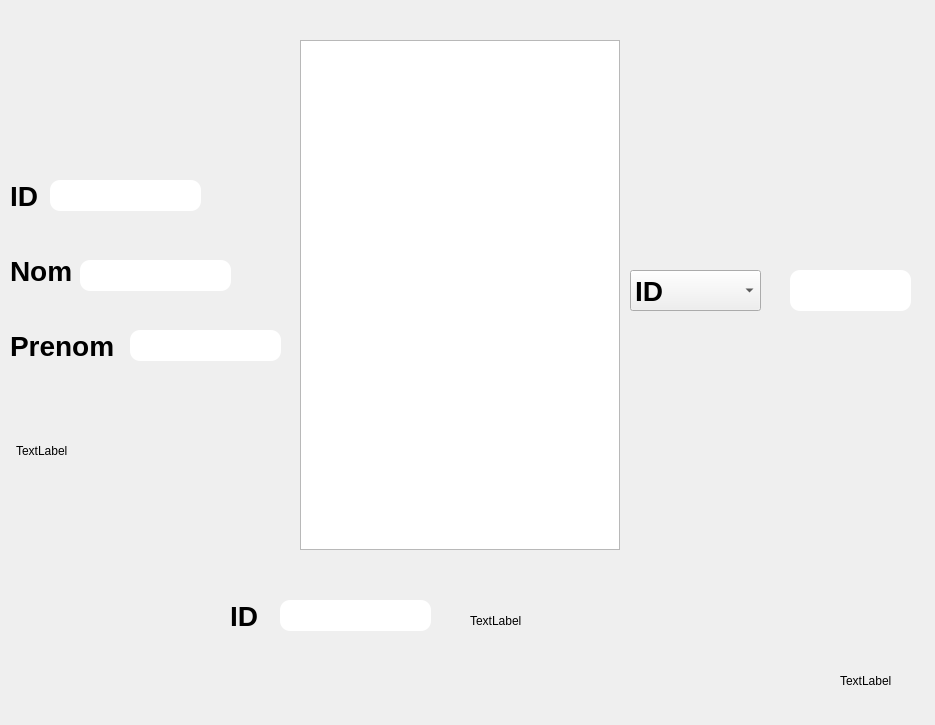
<?xml version="1.0" encoding="UTF-8"?>
<ui version="4.0">
 <class>perso</class>
 <widget class="QDialog" name="perso">
  <property name="geometry">
   <rect>
    <x>0</x>
    <y>0</y>
    <width>935</width>
    <height>725</height>
   </rect>
  </property>
  <property name="windowTitle">
   <string>Dialog</string>
  </property>
  <widget class="QLabel" name="label_pic0">
   <property name="geometry">
    <rect>
     <x>0</x>
     <y>0</y>
     <width>935</width>
     <height>725</height>
    </rect>
   </property>
   <property name="text">
    <string/>
   </property>
  </widget>
  <widget class="QPushButton" name="pushButton">
   <property name="geometry">
    <rect>
     <x>850</x>
     <y>640</y>
     <width>81</width>
     <height>81</height>
    </rect>
   </property>
   <property name="text">
    <string/>
   </property>
   <property name="flat">
    <bool>true</bool>
   </property>
  </widget>
  <widget class="QLabel" name="label_5">
   <property name="geometry">
    <rect>
     <x>840</x>
     <y>640</y>
     <width>161</width>
     <height>81</height>
    </rect>
   </property>
   <property name="text">
    <string>TextLabel</string>
   </property>
  </widget>
  <widget class="QLineEdit" name="lineEdit_id">
   <property name="geometry">
    <rect>
     <x>50</x>
     <y>180</y>
     <width>151</width>
     <height>31</height>
    </rect>
   </property>
   <property name="styleSheet">
    <string notr="true">border-radius : 10px;</string>
   </property>
  </widget>
  <widget class="QLineEdit" name="lineEdit_prenom">
   <property name="geometry">
    <rect>
     <x>130</x>
     <y>330</y>
     <width>151</width>
     <height>31</height>
    </rect>
   </property>
   <property name="styleSheet">
    <string notr="true">border-radius : 10px;</string>
   </property>
  </widget>
  <widget class="QLabel" name="label_4">
   <property name="geometry">
    <rect>
     <x>10</x>
     <y>330</y>
     <width>111</width>
     <height>31</height>
    </rect>
   </property>
   <property name="font">
    <font>
     <pointsize>21</pointsize>
     <weight>75</weight>
     <bold>true</bold>
    </font>
   </property>
   <property name="text">
    <string>Prenom</string>
   </property>
  </widget>
  <widget class="QLineEdit" name="lineEdit_nom">
   <property name="geometry">
    <rect>
     <x>80</x>
     <y>260</y>
     <width>151</width>
     <height>31</height>
    </rect>
   </property>
   <property name="styleSheet">
    <string notr="true">border-radius : 10px;</string>
   </property>
  </widget>
  <widget class="QLabel" name="label_2">
   <property name="geometry">
    <rect>
     <x>10</x>
     <y>170</y>
     <width>41</width>
     <height>51</height>
    </rect>
   </property>
   <property name="font">
    <font>
     <pointsize>21</pointsize>
     <weight>75</weight>
     <bold>true</bold>
    </font>
   </property>
   <property name="text">
    <string>ID</string>
   </property>
  </widget>
  <widget class="QLabel" name="label_3">
   <property name="geometry">
    <rect>
     <x>10</x>
     <y>250</y>
     <width>71</width>
     <height>41</height>
    </rect>
   </property>
   <property name="font">
    <font>
     <pointsize>21</pointsize>
     <weight>75</weight>
     <bold>true</bold>
    </font>
   </property>
   <property name="text">
    <string>Nom</string>
   </property>
  </widget>
  <widget class="QPushButton" name="ajouter">
   <property name="geometry">
    <rect>
     <x>40</x>
     <y>420</y>
     <width>91</width>
     <height>61</height>
    </rect>
   </property>
   <property name="text">
    <string/>
   </property>
   <property name="flat">
    <bool>true</bool>
   </property>
  </widget>
  <widget class="QLabel" name="label_add">
   <property name="geometry">
    <rect>
     <x>16</x>
     <y>400</y>
     <width>131</width>
     <height>101</height>
    </rect>
   </property>
   <property name="text">
    <string>TextLabel</string>
   </property>
  </widget>
  <widget class="QLabel" name="label_ids">
   <property name="geometry">
    <rect>
     <x>230</x>
     <y>590</y>
     <width>41</width>
     <height>51</height>
    </rect>
   </property>
   <property name="font">
    <font>
     <pointsize>21</pointsize>
     <weight>75</weight>
     <bold>true</bold>
    </font>
   </property>
   <property name="text">
    <string>ID</string>
   </property>
  </widget>
  <widget class="QTableView" name="tableView">
   <property name="geometry">
    <rect>
     <x>300</x>
     <y>40</y>
     <width>320</width>
     <height>510</height>
    </rect>
   </property>
  </widget>
  <widget class="QPushButton" name="pushButton_3">
   <property name="geometry">
    <rect>
     <x>500</x>
     <y>600</y>
     <width>71</width>
     <height>51</height>
    </rect>
   </property>
   <property name="text">
    <string/>
   </property>
   <property name="checkable">
    <bool>false</bool>
   </property>
   <property name="flat">
    <bool>true</bool>
   </property>
  </widget>
  <widget class="QLineEdit" name="lineEdit_ids">
   <property name="geometry">
    <rect>
     <x>280</x>
     <y>600</y>
     <width>151</width>
     <height>31</height>
    </rect>
   </property>
   <property name="styleSheet">
    <string notr="true">border-radius : 10px;</string>
   </property>
  </widget>
  <widget class="QLabel" name="label_supp2">
   <property name="geometry">
    <rect>
     <x>470</x>
     <y>570</y>
     <width>131</width>
     <height>101</height>
    </rect>
   </property>
   <property name="text">
    <string>TextLabel</string>
   </property>
  </widget>
  <widget class="QPushButton" name="pushButton_5">
   <property name="geometry">
    <rect>
     <x>150</x>
     <y>420</y>
     <width>91</width>
     <height>61</height>
    </rect>
   </property>
   <property name="text">
    <string/>
   </property>
   <property name="flat">
    <bool>true</bool>
   </property>
  </widget>
  <widget class="QLabel" name="label_mod2">
   <property name="geometry">
    <rect>
     <x>150</x>
     <y>410</y>
     <width>111</width>
     <height>91</height>
    </rect>
   </property>
   <property name="text">
    <string/>
   </property>
  </widget>
  <widget class="QComboBox" name="comboBox">
   <property name="geometry">
    <rect>
     <x>630</x>
     <y>270</y>
     <width>131</width>
     <height>41</height>
    </rect>
   </property>
   <property name="font">
    <font>
     <pointsize>21</pointsize>
     <weight>75</weight>
     <bold>true</bold>
    </font>
   </property>
   <item>
    <property name="text">
     <string>ID</string>
    </property>
   </item>
   <item>
    <property name="text">
     <string>Nom</string>
    </property>
   </item>
   <item>
    <property name="text">
     <string>Prenom</string>
    </property>
   </item>
  </widget>
  <widget class="QLineEdit" name="lineEdit">
   <property name="geometry">
    <rect>
     <x>790</x>
     <y>270</y>
     <width>121</width>
     <height>41</height>
    </rect>
   </property>
   <property name="styleSheet">
    <string notr="true">border-radius : 10px;</string>
   </property>
  </widget>
  <zorder>label_pic0</zorder>
  <zorder>label_5</zorder>
  <zorder>lineEdit_id</zorder>
  <zorder>lineEdit_prenom</zorder>
  <zorder>label_4</zorder>
  <zorder>lineEdit_nom</zorder>
  <zorder>label_2</zorder>
  <zorder>label_3</zorder>
  <zorder>label_add</zorder>
  <zorder>label_ids</zorder>
  <zorder>tableView</zorder>
  <zorder>lineEdit_ids</zorder>
  <zorder>label_supp2</zorder>
  <zorder>label_mod2</zorder>
  <zorder>pushButton_5</zorder>
  <zorder>pushButton_3</zorder>
  <zorder>pushButton</zorder>
  <zorder>ajouter</zorder>
  <zorder>comboBox</zorder>
  <zorder>lineEdit</zorder>
 </widget>
 <resources/>
 <connections/>
</ui>
